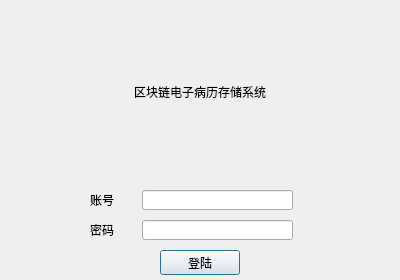
<?xml version="1.0" encoding="UTF-8"?>
<ui version="4.0">
 <class>login</class>
 <widget class="QDialog" name="login">
  <property name="geometry">
   <rect>
    <x>0</x>
    <y>0</y>
    <width>400</width>
    <height>280</height>
   </rect>
  </property>
  <property name="windowTitle">
   <string>登陆</string>
  </property>
  <property name="sizeGripEnabled">
   <bool>false</bool>
  </property>
  <widget class="QLabel" name="label">
   <property name="geometry">
    <rect>
     <x>0</x>
     <y>0</y>
     <width>400</width>
     <height>180</height>
    </rect>
   </property>
   <property name="text">
    <string/>
   </property>
   <property name="pixmap">
    <pixmap>Resources/login.jpg</pixmap>
   </property>
  </widget>
  <widget class="QPushButton" name="loginBtn">
   <property name="geometry">
    <rect>
     <x>160</x>
     <y>250</y>
     <width>80</width>
     <height>25</height>
    </rect>
   </property>
   <property name="text">
    <string>登陆</string>
   </property>
  </widget>
  <widget class="QLineEdit" name="lineEdit_ID">
   <property name="geometry">
    <rect>
     <x>142</x>
     <y>190</y>
     <width>151</width>
     <height>20</height>
    </rect>
   </property>
  </widget>
  <widget class="QLineEdit" name="lineEdit_password">
   <property name="geometry">
    <rect>
     <x>142</x>
     <y>220</y>
     <width>151</width>
     <height>20</height>
    </rect>
   </property>
  </widget>
  <widget class="QLabel" name="label_ID">
   <property name="geometry">
    <rect>
     <x>60</x>
     <y>190</y>
     <width>54</width>
     <height>20</height>
    </rect>
   </property>
   <property name="text">
    <string>账号</string>
   </property>
   <property name="alignment">
    <set>Qt::AlignRight|Qt::AlignTrailing|Qt::AlignVCenter</set>
   </property>
  </widget>
  <widget class="QLabel" name="label_password">
   <property name="geometry">
    <rect>
     <x>60</x>
     <y>220</y>
     <width>54</width>
     <height>20</height>
    </rect>
   </property>
   <property name="text">
    <string>密码</string>
   </property>
   <property name="alignment">
    <set>Qt::AlignRight|Qt::AlignTrailing|Qt::AlignVCenter</set>
   </property>
  </widget>
  <widget class="QLabel" name="label_tipID">
   <property name="geometry">
    <rect>
     <x>300</x>
     <y>190</y>
     <width>91</width>
     <height>20</height>
    </rect>
   </property>
   <property name="text">
    <string/>
   </property>
  </widget>
  <widget class="QLabel" name="label_tippassword">
   <property name="geometry">
    <rect>
     <x>300</x>
     <y>220</y>
     <width>91</width>
     <height>20</height>
    </rect>
   </property>
   <property name="text">
    <string/>
   </property>
  </widget>
  <widget class="QLabel" name="label_welcome">
   <property name="geometry">
    <rect>
     <x>60</x>
     <y>61</y>
     <width>280</width>
     <height>61</height>
    </rect>
   </property>
   <property name="text">
    <string>区块链电子病历存储系统</string>
   </property>
   <property name="alignment">
    <set>Qt::AlignCenter</set>
   </property>
  </widget>
 </widget>
 <resources/>
 <connections/>
</ui>
